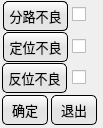
<?xml version="1.0" encoding="UTF-8"?>
<ui version="4.0">
 <class>CFLBLDlg</class>
 <widget class="QDialog" name="CFLBLDlg">
  <property name="geometry">
   <rect>
    <x>0</x>
    <y>0</y>
    <width>103</width>
    <height>128</height>
   </rect>
  </property>
  <property name="windowTitle">
   <string>Dialog</string>
  </property>
  <property name="layoutDirection">
   <enum>Qt::RightToLeft</enum>
  </property>
  <widget class="QPushButton" name="pushButton_CQFLBL">
   <property name="geometry">
    <rect>
     <x>3</x>
     <y>1</y>
     <width>65</width>
     <height>30</height>
    </rect>
   </property>
   <property name="font">
    <font>
     <family>黑体</family>
     <pointsize>10</pointsize>
    </font>
   </property>
   <property name="styleSheet">
    <string notr="true">QPushButton
{
	background-color: qlineargradient(spread:pad, x1:0, y1:0, x2:0, y2:0.954273, stop:0 rgba(255, 255, 255, 255), stop:0.477273 rgba(227, 227, 227, 255), stop:1 rgba(230, 230, 230, 255));
	border-style: outset;
	border-width: 1px;
	border-radius: 5px;
	border-color: black;
}
QPushButton::hover
{
	background-color: qlineargradient(spread:pad, x1:0, y1:0, x2:0, y2:1, stop:0 rgba(225, 225, 225, 255), stop:0.494318 rgba(198, 198, 198, 255), stop:1 rgba(225, 225, 225, 255));
	border-style: solid;
	border-radius: 5px;
	border-width: 1px;
	border-color: blue;
}

QPushButton::pressed
{
	background-color: qlineargradient(spread:pad, x1:0, y1:0, x2:0, y2:1, stop:0 rgba(185, 185, 185, 255), stop:0.494318 rgba(163, 163, 163, 255), stop:1 rgba(172, 172, 172, 255));
	border-style: solid;
	border-radius: 5px;
	border-width: 1px;
	border-color: black;
	padding-left:2px;
    padding-top:1px;
}</string>
   </property>
   <property name="text">
    <string>岔前不良</string>
   </property>
  </widget>
  <widget class="QPushButton" name="pushButton_FWFLBL">
   <property name="geometry">
    <rect>
     <x>2</x>
     <y>63</y>
     <width>65</width>
     <height>30</height>
    </rect>
   </property>
   <property name="font">
    <font>
     <family>黑体</family>
     <pointsize>10</pointsize>
    </font>
   </property>
   <property name="styleSheet">
    <string notr="true">QPushButton
{
	background-color: qlineargradient(spread:pad, x1:0, y1:0, x2:0, y2:0.954273, stop:0 rgba(255, 255, 255, 255), stop:0.477273 rgba(227, 227, 227, 255), stop:1 rgba(230, 230, 230, 255));
	border-style: outset;
	border-width: 1px;
	border-radius: 5px;
	border-color: black;
}
QPushButton::hover
{
	background-color: qlineargradient(spread:pad, x1:0, y1:0, x2:0, y2:1, stop:0 rgba(225, 225, 225, 255), stop:0.494318 rgba(198, 198, 198, 255), stop:1 rgba(225, 225, 225, 255));
	border-style: solid;
	border-radius: 5px;
	border-width: 1px;
	border-color: blue;
}

QPushButton::pressed
{
	background-color: qlineargradient(spread:pad, x1:0, y1:0, x2:0, y2:1, stop:0 rgba(185, 185, 185, 255), stop:0.494318 rgba(163, 163, 163, 255), stop:1 rgba(172, 172, 172, 255));
	border-style: solid;
	border-radius: 5px;
	border-width: 1px;
	border-color: black;
	padding-left:2px;
    padding-top:1px;
}</string>
   </property>
   <property name="text">
    <string>反位不良</string>
   </property>
  </widget>
  <widget class="QPushButton" name="pushButton_DWFLBL">
   <property name="geometry">
    <rect>
     <x>3</x>
     <y>32</y>
     <width>65</width>
     <height>30</height>
    </rect>
   </property>
   <property name="font">
    <font>
     <family>黑体</family>
     <pointsize>10</pointsize>
    </font>
   </property>
   <property name="styleSheet">
    <string notr="true">QPushButton
{
	background-color: qlineargradient(spread:pad, x1:0, y1:0, x2:0, y2:0.954273, stop:0 rgba(255, 255, 255, 255), stop:0.477273 rgba(227, 227, 227, 255), stop:1 rgba(230, 230, 230, 255));
	border-style: outset;
	border-width: 1px;
	border-radius: 5px;
	border-color: black;
}
QPushButton::hover
{
	background-color: qlineargradient(spread:pad, x1:0, y1:0, x2:0, y2:1, stop:0 rgba(225, 225, 225, 255), stop:0.494318 rgba(198, 198, 198, 255), stop:1 rgba(225, 225, 225, 255));
	border-style: solid;
	border-radius: 5px;
	border-width: 1px;
	border-color: blue;
}

QPushButton::pressed
{
	background-color: qlineargradient(spread:pad, x1:0, y1:0, x2:0, y2:1, stop:0 rgba(185, 185, 185, 255), stop:0.494318 rgba(163, 163, 163, 255), stop:1 rgba(172, 172, 172, 255));
	border-style: solid;
	border-radius: 5px;
	border-width: 1px;
	border-color: black;
	padding-left:2px;
    padding-top:1px;
}</string>
   </property>
   <property name="text">
    <string>定位不良</string>
   </property>
  </widget>
  <widget class="QPushButton" name="pushButton_FLBL">
   <property name="geometry">
    <rect>
     <x>3</x>
     <y>1</y>
     <width>65</width>
     <height>30</height>
    </rect>
   </property>
   <property name="font">
    <font>
     <family>黑体</family>
     <pointsize>10</pointsize>
    </font>
   </property>
   <property name="styleSheet">
    <string notr="true">QPushButton
{
	background-color: qlineargradient(spread:pad, x1:0, y1:0, x2:0, y2:0.954273, stop:0 rgba(255, 255, 255, 255), stop:0.477273 rgba(227, 227, 227, 255), stop:1 rgba(230, 230, 230, 255));
	border-style: outset;
	border-width: 1px;
	border-radius: 5px;
	border-color: black;
}
QPushButton::hover
{
	background-color: qlineargradient(spread:pad, x1:0, y1:0, x2:0, y2:1, stop:0 rgba(225, 225, 225, 255), stop:0.494318 rgba(198, 198, 198, 255), stop:1 rgba(225, 225, 225, 255));
	border-style: solid;
	border-radius: 5px;
	border-width: 1px;
	border-color: blue;
}

QPushButton::pressed
{
	background-color: qlineargradient(spread:pad, x1:0, y1:0, x2:0, y2:1, stop:0 rgba(185, 185, 185, 255), stop:0.494318 rgba(163, 163, 163, 255), stop:1 rgba(172, 172, 172, 255));
	border-style: solid;
	border-radius: 5px;
	border-width: 1px;
	border-color: black;
	padding-left:2px;
    padding-top:1px;
}</string>
   </property>
   <property name="text">
    <string>分路不良</string>
   </property>
  </widget>
  <widget class="QPushButton" name="pushButton_OK">
   <property name="geometry">
    <rect>
     <x>2</x>
     <y>95</y>
     <width>46</width>
     <height>30</height>
    </rect>
   </property>
   <property name="font">
    <font>
     <family>黑体</family>
     <pointsize>10</pointsize>
    </font>
   </property>
   <property name="styleSheet">
    <string notr="true">QPushButton
{
	background-color: qlineargradient(spread:pad, x1:0, y1:0, x2:0, y2:0.954273, stop:0 rgba(255, 255, 255, 255), stop:0.477273 rgba(227, 227, 227, 255), stop:1 rgba(230, 230, 230, 255));
	border-style: outset;
	border-width: 1px;
	border-radius: 5px;
	border-color: black;
}
QPushButton::hover
{
	background-color: qlineargradient(spread:pad, x1:0, y1:0, x2:0, y2:1, stop:0 rgba(225, 225, 225, 255), stop:0.494318 rgba(198, 198, 198, 255), stop:1 rgba(225, 225, 225, 255));
	border-style: solid;
	border-radius: 5px;
	border-width: 1px;
	border-color: blue;
}

QPushButton::pressed
{
	background-color: qlineargradient(spread:pad, x1:0, y1:0, x2:0, y2:1, stop:0 rgba(185, 185, 185, 255), stop:0.494318 rgba(163, 163, 163, 255), stop:1 rgba(172, 172, 172, 255));
	border-style: solid;
	border-radius: 5px;
	border-width: 1px;
	border-color: black;
	padding-left:2px;
    padding-top:1px;
}</string>
   </property>
   <property name="text">
    <string>确定</string>
   </property>
  </widget>
  <widget class="QPushButton" name="pushButton_Cancel">
   <property name="geometry">
    <rect>
     <x>51</x>
     <y>95</y>
     <width>46</width>
     <height>30</height>
    </rect>
   </property>
   <property name="font">
    <font>
     <family>黑体</family>
     <pointsize>10</pointsize>
    </font>
   </property>
   <property name="styleSheet">
    <string notr="true">QPushButton
{
	background-color: qlineargradient(spread:pad, x1:0, y1:0, x2:0, y2:0.954273, stop:0 rgba(255, 255, 255, 255), stop:0.477273 rgba(227, 227, 227, 255), stop:1 rgba(230, 230, 230, 255));
	border-style: outset;
	border-width: 1px;
	border-radius: 5px;
	border-color: black;
}
QPushButton::hover
{
	background-color: qlineargradient(spread:pad, x1:0, y1:0, x2:0, y2:1, stop:0 rgba(225, 225, 225, 255), stop:0.494318 rgba(198, 198, 198, 255), stop:1 rgba(225, 225, 225, 255));
	border-style: solid;
	border-radius: 5px;
	border-width: 1px;
	border-color: blue;
}

QPushButton::pressed
{
	background-color: qlineargradient(spread:pad, x1:0, y1:0, x2:0, y2:1, stop:0 rgba(185, 185, 185, 255), stop:0.494318 rgba(163, 163, 163, 255), stop:1 rgba(172, 172, 172, 255));
	border-style: solid;
	border-radius: 5px;
	border-width: 1px;
	border-color: black;
	padding-left:2px;
    padding-top:1px;
}</string>
   </property>
   <property name="text">
    <string>退出</string>
   </property>
  </widget>
  <widget class="QCheckBox" name="checkBox_CQFLBL">
   <property name="geometry">
    <rect>
     <x>72</x>
     <y>2</y>
     <width>25</width>
     <height>25</height>
    </rect>
   </property>
   <property name="font">
    <font>
     <family>黑体</family>
     <pointsize>10</pointsize>
    </font>
   </property>
   <property name="layoutDirection">
    <enum>Qt::LeftToRight</enum>
   </property>
   <property name="styleSheet">
    <string notr="true">QCheckBox::indicator:unchecked
{
	image: url(:/Pictures/UnChecked.jpg);
}
QCheckBox::indicator:checked
{
	image: url(:/Pictures/Checked.jpg);
}</string>
   </property>
   <property name="text">
    <string/>
   </property>
  </widget>
  <widget class="QCheckBox" name="checkBox_DWFLBL">
   <property name="geometry">
    <rect>
     <x>72</x>
     <y>34</y>
     <width>25</width>
     <height>25</height>
    </rect>
   </property>
   <property name="font">
    <font>
     <family>黑体</family>
     <pointsize>10</pointsize>
    </font>
   </property>
   <property name="layoutDirection">
    <enum>Qt::LeftToRight</enum>
   </property>
   <property name="styleSheet">
    <string notr="true">QCheckBox::indicator:unchecked
{
	image: url(:/Pictures/UnChecked.jpg);
}
QCheckBox::indicator:checked
{
	image: url(:/Pictures/Checked.jpg);
}</string>
   </property>
   <property name="text">
    <string/>
   </property>
  </widget>
  <widget class="QCheckBox" name="checkBox_FWFLBL">
   <property name="geometry">
    <rect>
     <x>72</x>
     <y>65</y>
     <width>25</width>
     <height>25</height>
    </rect>
   </property>
   <property name="font">
    <font>
     <family>黑体</family>
     <pointsize>10</pointsize>
    </font>
   </property>
   <property name="layoutDirection">
    <enum>Qt::LeftToRight</enum>
   </property>
   <property name="styleSheet">
    <string notr="true">QCheckBox::indicator:unchecked
{
	image: url(:/Pictures/UnChecked.jpg);
}
QCheckBox::indicator:checked
{
	image: url(:/Pictures/Checked.jpg);
}
</string>
   </property>
   <property name="text">
    <string/>
   </property>
  </widget>
  <widget class="QCheckBox" name="checkBox_FLBL">
   <property name="geometry">
    <rect>
     <x>72</x>
     <y>2</y>
     <width>25</width>
     <height>25</height>
    </rect>
   </property>
   <property name="font">
    <font>
     <family>黑体</family>
     <pointsize>10</pointsize>
    </font>
   </property>
   <property name="layoutDirection">
    <enum>Qt::LeftToRight</enum>
   </property>
   <property name="styleSheet">
    <string notr="true">QCheckBox::indicator:unchecked
{
	image: url(:/Pictures/UnChecked.jpg);
}
QCheckBox::indicator:checked
{
	image: url(:/Pictures/Checked.jpg);
}</string>
   </property>
   <property name="text">
    <string/>
   </property>
  </widget>
 </widget>
 <resources/>
 <connections/>
</ui>
